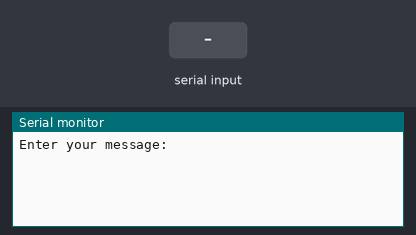
Simulated run of this sketch. Board: Arduino Uno, built with avr-gcc and run on an emulated ATmega328P. Parts: the last lines printed to the serial monitor. The inputs (shaded band) are chosen by the test bench.

Above: at 1.2 s.
1.3 s: "1\n" received over Serial
At 2.5 s:
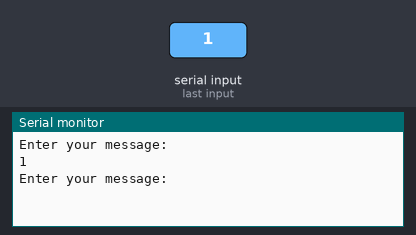
2.8 s: "0\n" received over Serial
At 3.7 s:
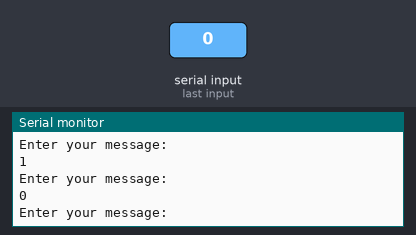

The sketch:

-SerialMonitor-Input-Into-Character-Array-And-Display-String.ino
```cpp
char msg[100]; // Message store karne ke liye character array
int currentIndex = 0; // Current index track karne ke liye

void setup() {
  Serial.begin(9600);
}

void loop() {
  Serial.println("Enter your message:");

  // Poora message read karte hain
  while (true) {
    if (Serial.available() > 0) {
      char received = Serial.read(); // Ek character read karo
      if (received == '\n') { // Agar newline character mila, message end
        break;
      }
      msg[currentIndex++] = received; // Character ko array mein add karo
      if (currentIndex >= sizeof(msg) - 1) { // Overflow prevent karo
        break;
      }
    }
  }

  msg[currentIndex] = '\0'; // Null-terminate string

  // Message print karo
  Serial.println(msg);

  // Reset currentIndex for next input
  currentIndex = 0;
}
```

Measured:
- after the input at 1.3 s, the serial monitor: prints a new line at once (image 1)
- after the input at 2.8 s, the serial monitor: prints a new line at once (image 2)
